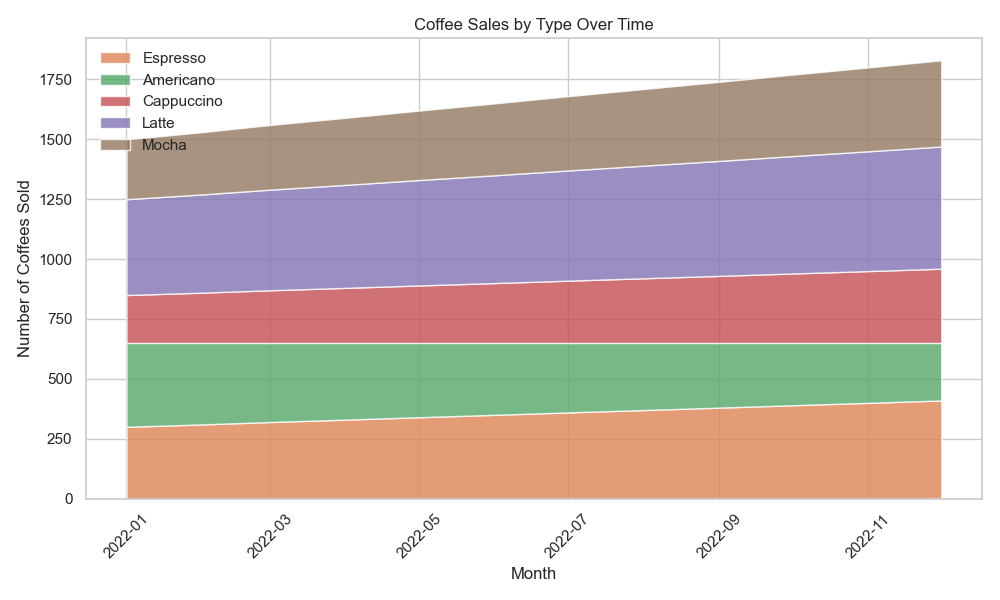

Write Python code to recreate this figure.

import matplotlib.pyplot as plt
import pandas as pd
import seaborn as sns

# Your data as a list of dictionaries
data = [
    {'Month': 'Jan-2022', 'Espresso': 300, 'Americano': 350, 'Cappuccino': 200, 'Latte': 400, 'Mocha': 250},
    {'Month': 'Feb-2022', 'Espresso': 310, 'Americano': 340, 'Cappuccino': 210, 'Latte': 410, 'Mocha': 260},
    {'Month': 'Mar-2022', 'Espresso': 320, 'Americano': 330, 'Cappuccino': 220, 'Latte': 420, 'Mocha': 270},
    {'Month': 'Apr-2022', 'Espresso': 330, 'Americano': 320, 'Cappuccino': 230, 'Latte': 430, 'Mocha': 280},
    {'Month': 'May-2022', 'Espresso': 340, 'Americano': 310, 'Cappuccino': 240, 'Latte': 440, 'Mocha': 290},
    {'Month': 'Jun-2022', 'Espresso': 350, 'Americano': 300, 'Cappuccino': 250, 'Latte': 450, 'Mocha': 300},
    {'Month': 'Jul-2022', 'Espresso': 360, 'Americano': 290, 'Cappuccino': 260, 'Latte': 460, 'Mocha': 310},
    {'Month': 'Aug-2022', 'Espresso': 370, 'Americano': 280, 'Cappuccino': 270, 'Latte': 470, 'Mocha': 320},
    {'Month': 'Sep-2022', 'Espresso': 380, 'Americano': 270, 'Cappuccino': 280, 'Latte': 480, 'Mocha': 330},
    {'Month': 'Oct-2022', 'Espresso': 390, 'Americano': 260, 'Cappuccino': 290, 'Latte': 490, 'Mocha': 340},
    {'Month': 'Nov-2022', 'Espresso': 400, 'Americano': 250, 'Cappuccino': 300, 'Latte': 500, 'Mocha': 350},
    {'Month': 'Dec-2022', 'Espresso': 410, 'Americano': 240, 'Cappuccino': 310, 'Latte': 510, 'Mocha': 360}
]

# Convert the list of dictionaries to a DataFrame
df = pd.DataFrame(data)

# Convert the 'Month' column to datetime to help with plotting
df['Month'] = pd.to_datetime(df['Month'], format='%b-%Y')

# Set the index to 'Month' for easier plotting
df = df.set_index('Month')

# Prepare the data for stacking
x = df.index
y = [df[col] for col in df.columns]

# Using Seaborn's style
sns.set(style="whitegrid")

# Create the stackplot
plt.stackplot(x, y, labels=df.columns, alpha=0.8)

# Formatting
plt.legend(loc='upper left')
plt.title('Coffee Sales by Type Over Time')
plt.ylabel('Number of Coffees Sold')
plt.xlabel('Month')
plt.xticks(rotation=45)
plt.tight_layout()  # Adjust the plot to ensure everything fits without overlapping

# Show the plot
plt.show()
